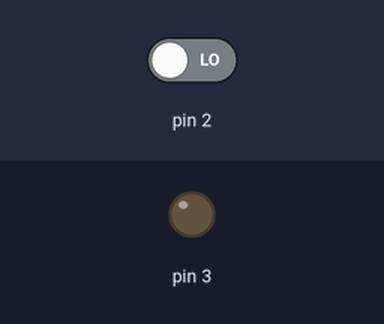
A sketch run on a simulated Arduino Uno, built with avr-gcc and run on an emulated ATmega328P. Shown: output pins drawn as LEDs (lit = HIGH). Inputs (shaded band) come from the test bench; at power-on: pin 2 LOW. Pins used as bus, display or sensor lines are not drawn.

Above: at 1.2 s.
1.3 s: pin 2 driven HIGH
At 1.7 s:
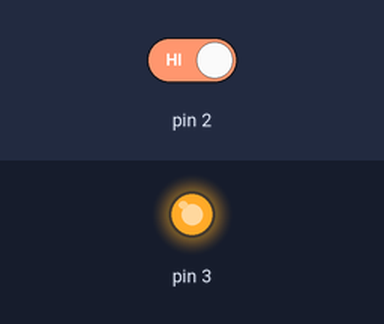
4.3 s: pin 2 driven LOW
At 4.8 s:
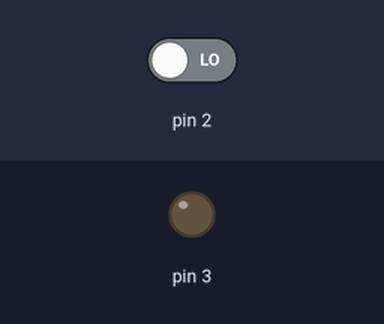
Timing chart, 0 to 7.3 s (numbered marks = the images above; inputs shaded):
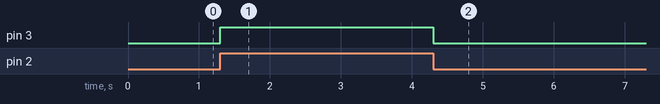

The sketch:

sketch_jul26a.ino
```cpp
#include <MFRC522.h>
// константы подключения контактов SS и RST
#define RST_PIN 9
#define SS_PIN 10
//SDA
boolean currentButton = LOW;
boolean lastButton=LOW;
//olean last
// Инициализация MFRC522
MFRC522 mfrc522(SS_PIN, RST_PIN); // Create MFRC522 instance.
boolean kn = false;
void setup()
{
  pinMode(2,INPUT);
   pinMode(3,OUTPUT);
Serial.begin(9600); // инициализация последовательного порта
SPI.begin(); // инициализация SPI
mfrc522.PCD_Init(); // инициализация MFRC522
}
//#include <EEPROM.h> // Подключаем библиотеку для записи в энергонезависимую память "Card UID" / уникальный номер NFC карты.
//#include <SPI.h>
//#include <Wire.h> // Подключаем библиотеку для шины I2C / для работы дисплея.

// ---------------------------------
// Скачать библиотеки для дисплея. https://yadi.sk/d/9F_uW1wIZUDna
//#include <Adafruit_GFX.h> // Скачанная библиотека для дисплея.
//#include <Adafruit_SSD1306.h> // Скачанная библиотека для дисплея.
// ---------------------------------

// Библиотека "RFID", для RC522 Card Read. Скачать http://yadi.sk/d/6XLMLCuxSjdGa
#include <MFRC522.h> // скачанная библиотека "RFID" для RC522 Card Read Module.
// ****************************************
/*дребезг кнопки
boolean deb(boolean last)
{
  boolean current = digitalRead(2);
  if(last !=current)
  {
    delay(5);
    current = digitalRead(2);
    return current;
  }
  }
 void loop() {
  currentButton = deb(lastButton);
  if(lastButton ==LOW && currentButton ==HIGH)
    {
       if(kn==false)
       {
        digitalWrite(3, HIGH);
        kn=true;
        }
        else
        {
          digitalWrite(3, LOW);
        kn=false;
          }
      }


*/
void loop() {

 if (digitalRead(2)==HIGH)
    {
      digitalWrite(3,HIGH );
      delay(500);
      digitalWrite(3,LOW);
      }

}
```

Measured:
- after the input at 1.3 s, pin 3: LOW → HIGH at once
- after the input at 4.3 s, pin 3: HIGH → LOW at once
